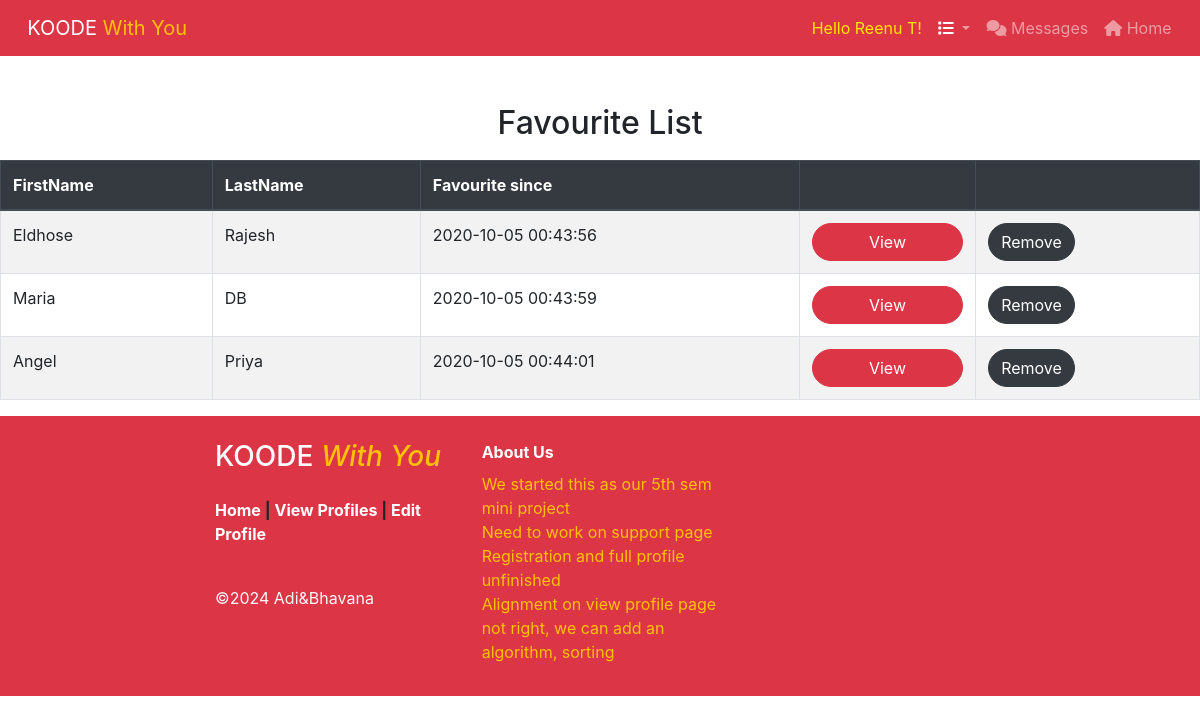
/favourite_list.php (signed in), run on the app's committed database.
### tables this page shows
CREATE TABLE IF NOT EXISTS `user_favourite_list` (
  `id` int NOT NULL AUTO_INCREMENT,
  `user_id` int NOT NULL,
  `user_id_favourited` int NOT NULL,
  `dateCreated` datetime NOT NULL,
  PRIMARY KEY (`id`),
  KEY `user_id_favourite` (`user_id`),
  KEY `user_id_to_favourite` (`user_id_favourited`)
);

CREATE TABLE IF NOT EXISTS `profile` (
  `id` int NOT NULL AUTO_INCREMENT,
  `email` varchar(500) NOT NULL,
  `password` varchar(500) NOT NULL,
  `firstName` varchar(50) NOT NULL,
  `lastName` varchar(50) NOT NULL,
  `city` varchar(50) NOT NULL,
  `bio` varchar(500) NOT NULL,
  `birthDate` date NOT NULL,
  `gender` varchar(50) NOT NULL,
  `hobby` varchar(255) NOT NULL,
  `Job` varchar(255) NOT NULL,
  `Disabled_stats` varchar(10) NOT NULL,
  `imgUrl` text NOT NULL,
  `receive_notification` tinyint(1) NOT NULL DEFAULT '0',
  `Disability` varchar(255) NOT NULL,
  `disabilitytype` varchar(100) NOT NULL,
  `user_role` text NOT NULL,
  `created_date` datetime NOT NULL DEFAULT CURRENT_TIMESTAMP,
  `modified_date` datetime DEFAULT NULL,
  PRIMARY KEY (`id`),
  UNIQUE KEY `email` (`email`)
);

### favourite_list.php (the view, shortened to what this page needs)
<?php
$connection = getConnection();
$userIFavourited = [];
if (isset($_SESSION['userId'])) {
    $userId = $_SESSION['userId'];
    $queryForSelect = "SELECT ufl.id as favouriteId
                       ,ufl.user_id_favourited as UsrId
                       ,firstName
                       ,lastName
                       ,dateCreated
                       from user_favourite_list ufl
                       INNER JOIN profile pl on ufl.user_id_favourited = pl.id
                       WHERE ufl.user_id = '$userId'";
    $SelectUserStatement = $connection->prepare($queryForSelect);
    $SelectUserStatement->execute();
    $userIFavourited = $SelectUserStatement->fetchAll();
}
?>
<!doctype html>
<html lang="en">
<head>
    <?php include("./includes/header.php") ?>
    <link href="./css/style.css" rel="stylesheet" type="text/css">
</head>
<body>
<div>
    <?php
    include("./includes/nav-bar.php")
    ?>
    <div class="row mb-10">
        <div class="col-md-12">
            <h2 class="text-center">Favourite List</h2>
        </div>
    </div>
    <table class="table table-bordered table-hover table-striped">
        <thead class="thead-dark">
        <tr>
            <th scope="col">FirstName</th>
            <th scope="col">LastName</th>
            <th scope="col">Favourite since</th>
            <th scope="col"></th>
            <th scope="col"></th>
        </tr>
        </thead>
        <tbody>
        <?php
        foreach ($userIFavourited as $item) {
            ?>
            <tr>
                <td><?php echo $item['firstName']; ?></td>
                <td><?php echo $item['lastName']; ?></td>
                <td><?php echo $item['dateCreated']; ?></td>
                <td><a href="./full-profile.php?id=<?= $item["UsrId"] ?>"
               name="ViewProf" class="btn btn-danger w-100" style="border-radius: 30px; overflow: hidden;">View</a></td>
                       <td><a href="./favourite_list.php?id=<?php echo $item['favouriteId']; ?>"
                       class="btn btn-dark" style="border-radius: 30px; overflow: hidden;">Remove</a></td>
            </tr>
        <?php }
        ?>
        </tbody>
    </table>
    <footer>
    <?php include("./includes/footer.php") ?>
    </footer>
</div>
</body>
</html>

### css/style.css (style rules this page uses)
:root { --input-padding-x: 1.5rem; --input-padding-y: .75rem; }
.mb-10 { margin-bottom: 10px; }

### includes/nav-bar.php (style rules this page uses)
body { overflow-x: hidden; }

### data on the page
user_favourite_list: user_id_favourited.firstName "Eldhose", user_id_favourited.lastName "Rajesh", dateCreated "2020-10-05 00:43:56"
user_favourite_list: user_id_favourited.firstName "Maria", user_id_favourited.lastName "DB", dateCreated "2020-10-05 00:43:59"
user_favourite_list: user_id_favourited.firstName "Angel", user_id_favourited.lastName "Priya", dateCreated "2020-10-05 00:44:01"

### other printed values
$user["firstName"] "Reenu"
$user["lastName"] "T"
